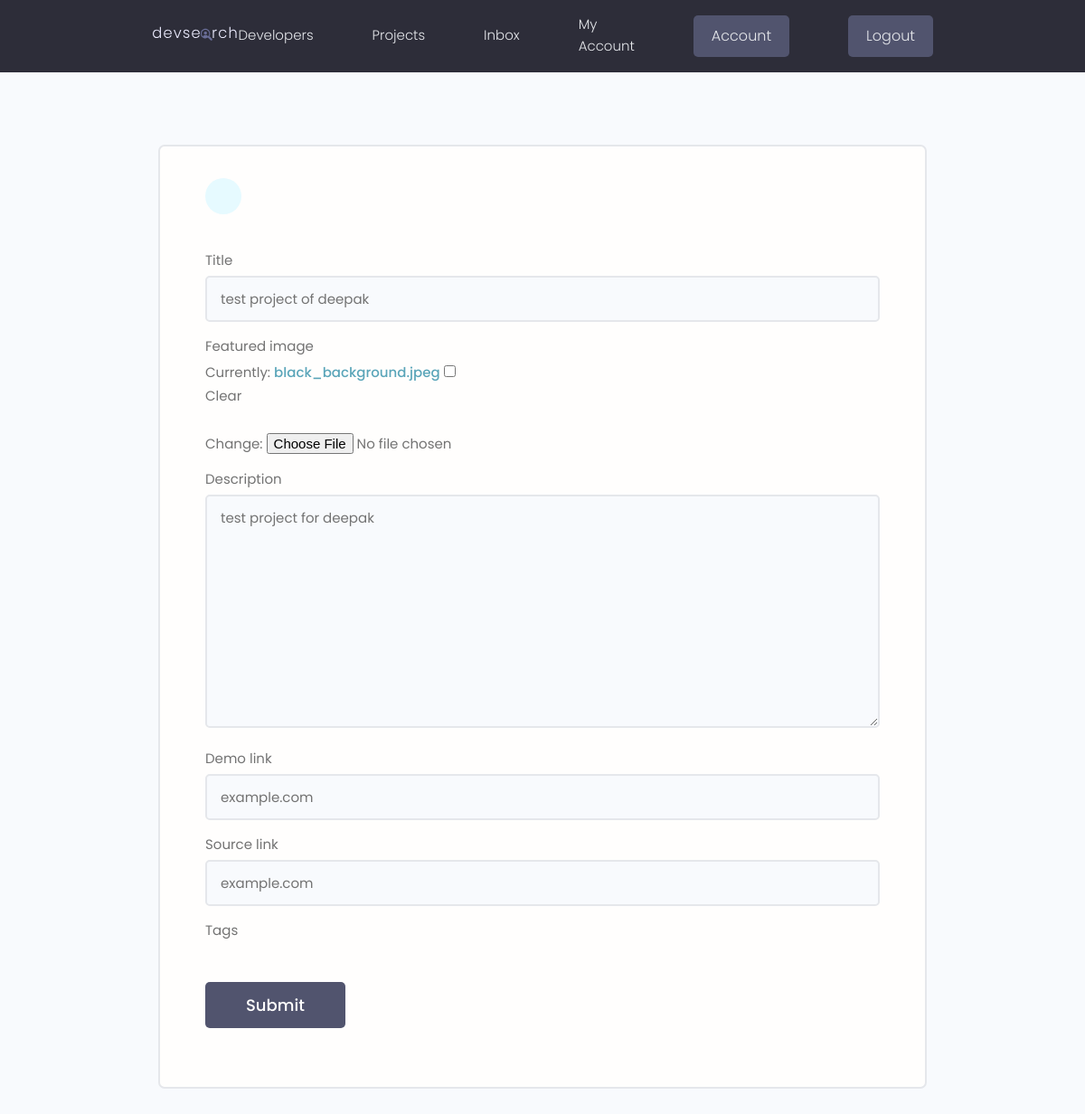
Before: /projects/update-project/d0686256-a00c-4298-b6ef-44a575fc1665/ (signed in) with the older database file.
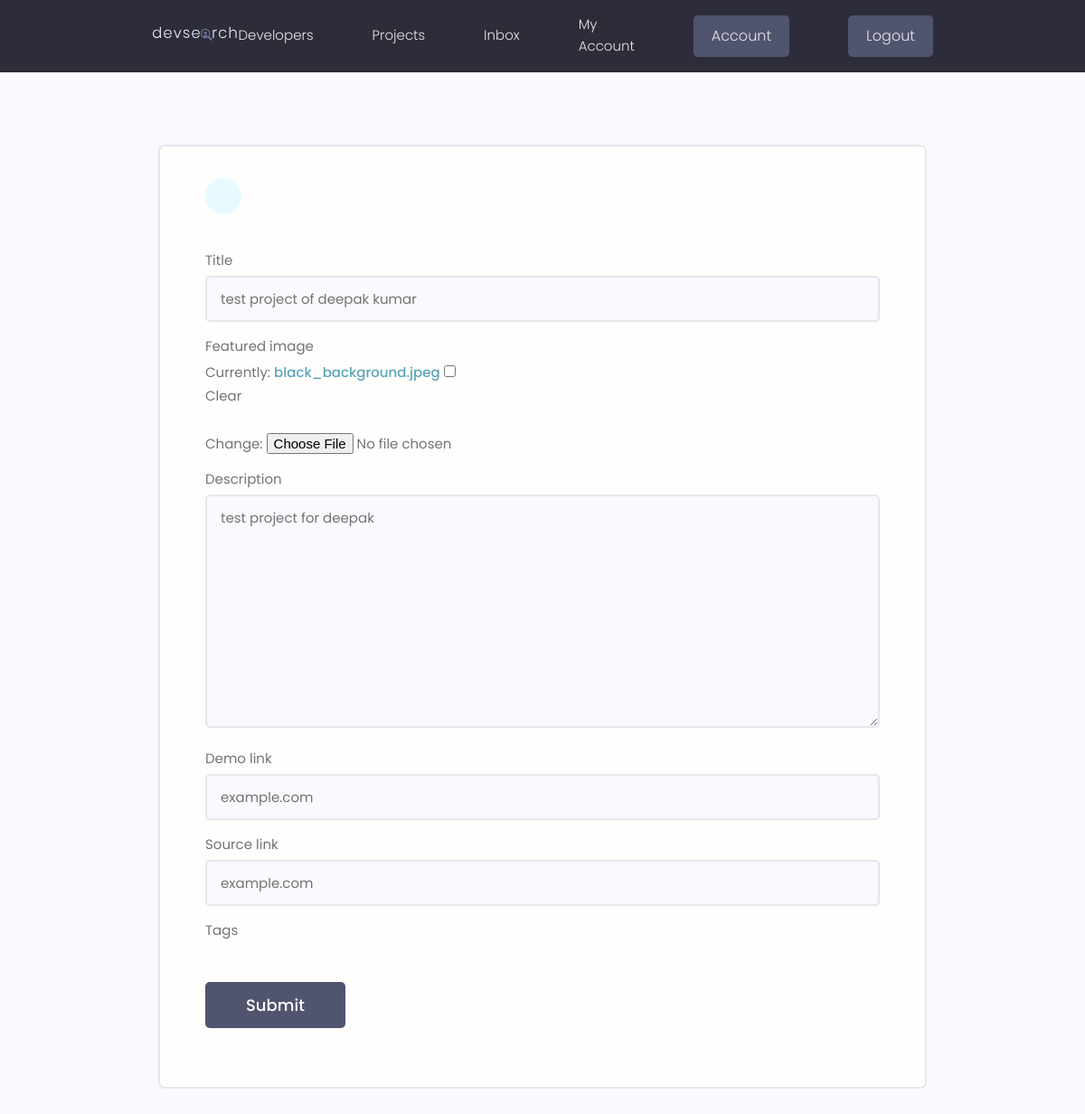
After: the same page with the newer database file.
### projects/models.py (models this page shows, shortened)
class Project(models.Model):
    owner = models.ForeignKey(Profile, null=True, blank=True, on_delete=models.SET_NULL)
    title = models.CharField(max_length=200)
    description = models.TextField(null=True, blank=True)#blank=True for Django allows to submit a blank
    featured_image = models.ImageField(null=True, blank=True, default="default.jpg")
    demo_link = models.CharField(max_length=2000, null=True, blank=True)
    tags = models.ManyToManyField('Tag', blank=True)
    vote_total = models.IntegerField(default=0, null=True, blank=True)
    vote_ratio = models.IntegerField(default=0, null=True, blank=True)
    source_link = models.CharField(max_length=2000, null=True, blank=True)
    created = models.DateTimeField(auto_now_add=True)
    id = models.UUIDField(default=uuid.uuid4, unique=True, primary_key=True, editable=False)
    class Meta:
        ordering = ['created']

### projects/views.py (the view)
# urls.py: path('update-project/<str:pk>/', views.updateProject, name="update-project"),
@login_required(login_url='login')
def updateProject(request, pk):
    profile = request.user.profile
    project = profile.project_set.get(id=pk)
    form = ProjectForm(instance=project)
    if request.method == 'POST':
        form = ProjectForm(request.POST, request.FILES, instance=project)
        if form.is_valid():
            form.save()
            return redirect('account')
    context = {'form': form}
    return render(request, "projects/project_form.html", context)

### projects/forms.py
class ProjectForm(ModelForm):
    class Meta:
        model = Project
        fields = ['title', 'featured_image', 'description', 'demo_link', 'source_link', 'tags']
        widgets = {
            'tags': forms.CheckboxSelectMultiple(),
        }
    def __init__(self, *args, **kwargs):
        super(ProjectForm, self).__init__(*args, **kwargs)
        for name, field in self.fields.items():
            field.widget.attrs.update({'class': 'input'})

### projects/templates/projects/project_form.html (shortened to what this page needs)
{% extends 'main.html' %}
{% block content %}
<main class="formPage my-xl">
    <div class="content-box">
        <div class="formWrapper">
            <a class="backButton" href="#"></a>
            <br>
            <form class="form" method="POST" enctype="multipart/form-data">
                {% for field in form %}
                <div class="form__field">
                    <label for="formInput#text">{{field.label}}</label>
                    {{field}}
                </div>
                {% endfor %}
                <input class="btn btn--sub btn--lg  my-md" type="submit" value="Submit" />
            </form>
        </div>
    </div>
</main>
{% endblock%}

Changed rows visible on the page:
changed Project "test project for deepak": title "test project of deepak" → "test project of deepak kumar"
